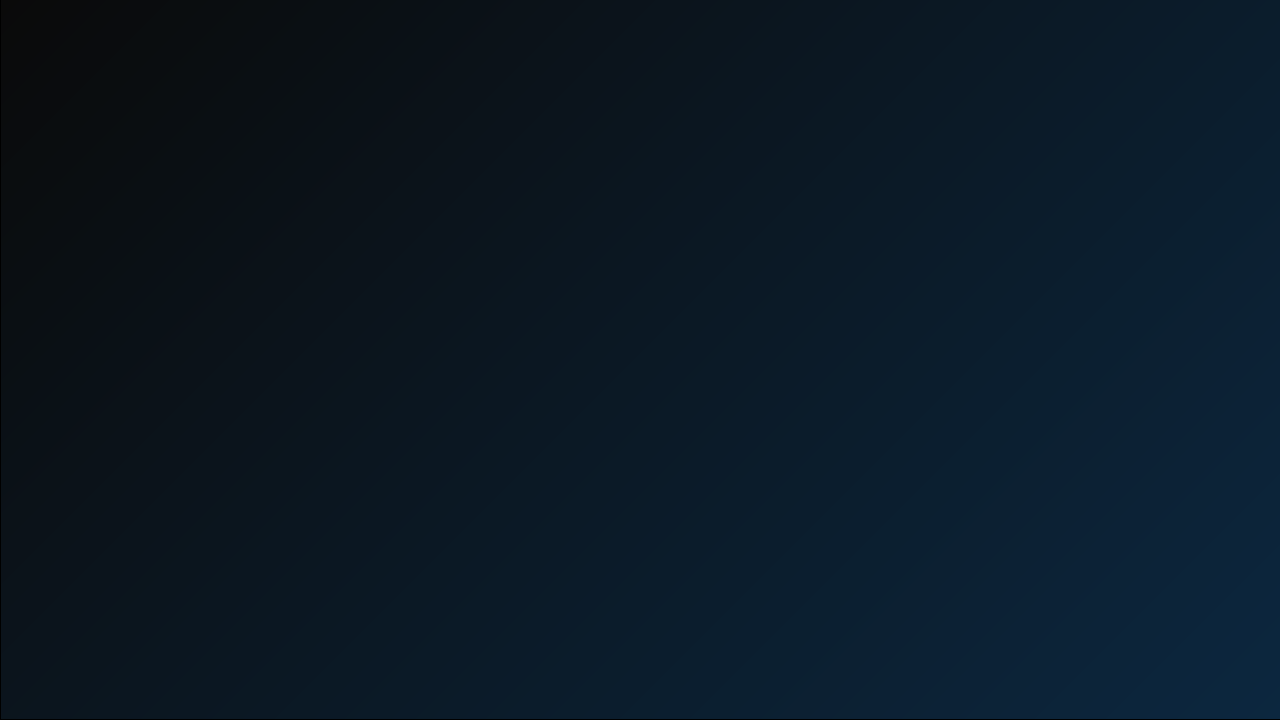
#> input picture python exercises/background.png, 1280 x 720 px
$ python elementos_em_imagens.py   (older library calls are emulated)
#> lines starting #> are read from the running program, lines starting #| are printed output that depends on the picture
from PIL import Image, ImageDraw, ImageFont

# No exemplo abaixo, vamos escrever a mensagem "Hello World" na imagem:

with Image.open("background.png") as imagem:
#> imagem is the input picture: PIL image 1280x720 RGBA; mean R, G, B, A 11, 24.5, 36.5, 255
    draw = ImageDraw.Draw(imagem) # Cria objeto Draw
    fonte = ImageFont.truetype("arial", 80) # Define fonte

    largura_imagem, altura_imagem = imagem.size # Dimensões da imagem
#> largura_imagem = 1280; altura_imagem = 720
    mensagem = "Hello World!" # Mensagem para ser escrita

    draw.text((largura_imagem / 2, altura_imagem / 2), mensagem, font=fonte) # Escreve texto
    imagem.show()
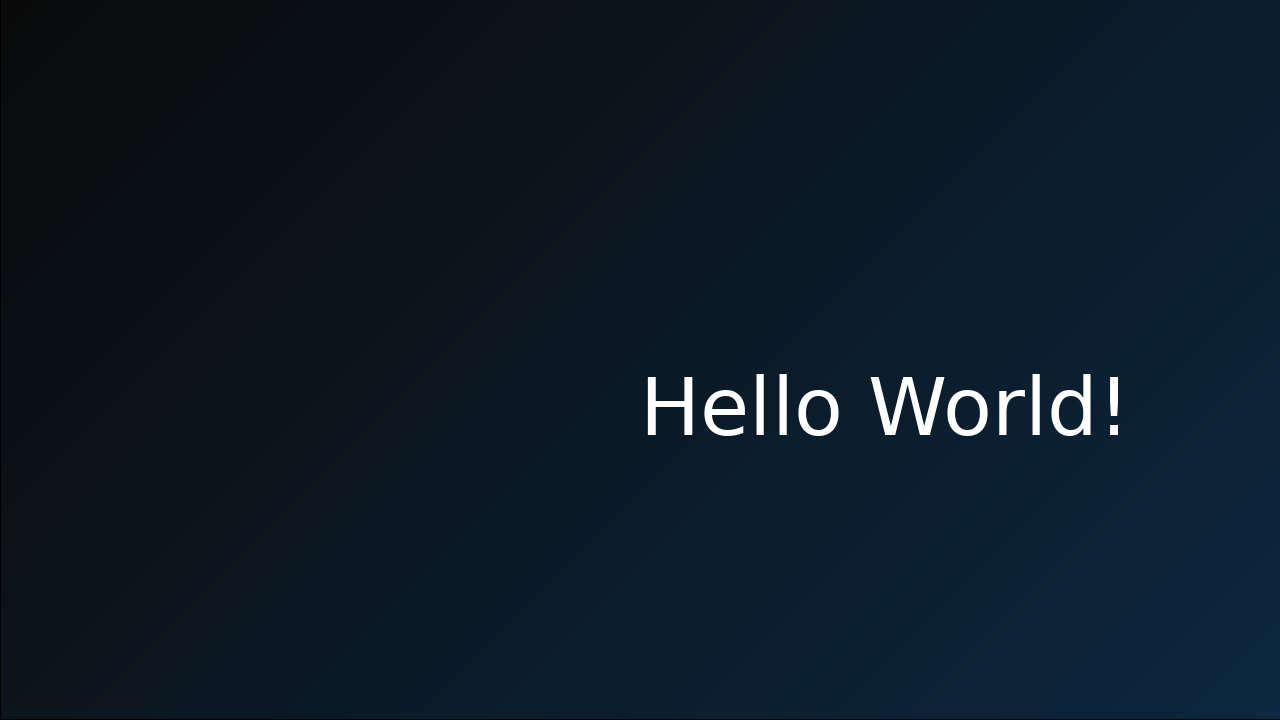
#> shown: PIL image 1280x720 RGBA; mean R, G, B, A 13.2, 26.5, 38.4, 255
    '''
        Na linha 1, é criado uma instância de Draw. Diferente dos exemplos anteriores, seus métodos
        não irão criar uma nova imagem, e sim modificar a imagem enviada por parâmetro.

        Na linha 2, definimos a fonte que será utilizada. A função truetype é usada para carregar fontes
        do formato TTF (True Type Font) ou OTF (Open Type Fonts), e recebe como parâmetros a fonte e o tamanho.
        Estaremos utilizando uma fonte já padrão, a arial, mas podemos baixar uma e enviar seu caminho nesse parâmetro.

        Nas linhas 4 e 5 armazenamos as dimensões da imagem e a mensagem a ser exibida.

        Em seguida, utilizamos o método text para adicionar um texto na imagem. Como parâmetros,
        ele recebe uma tupla indicando a largura e a altura que a mensagem deve ser escrita (colocamos tais dados
        divididos por 2 para centralizarmos o texto), a mensagem, e a fonte.
    '''

#Podemos obter as dimensões do texto com o método textsize, que recebe como parâmetros a mensagem e a fonte,
#  e calcula a largura e altura do campo de texto. Com isso, só precisamos realizar algumas operações matemáticas:

with Image.open("background.png") as imagem:
    draw = ImageDraw.Draw(imagem) # Cria objeto Draw
    fonte = ImageFont.truetype("arial", 80) # Define fonte

    mensagem = "Hello World!" # Mensagem que será exibida

    largura_imagem, altura_imagem = imagem.size # Dimensões da imagem
    # Dimensões do texto que será escrito
    largura_texto, altura_texto = draw.textsize(mensagem, font=fonte)
#> largura_texto = 490; altura_texto = 76

    # Define onde será escrito o texto
    largura_escrita = (largura_imagem - largura_texto) / 2
#> largura_escrita = 395
    altura_escrita = (altura_imagem - altura_texto) / 2
#> altura_escrita = 322

    # Escreve o texto
    draw.text((largura_escrita, altura_escrita), mensagem, font=fonte)
    imagem.show()
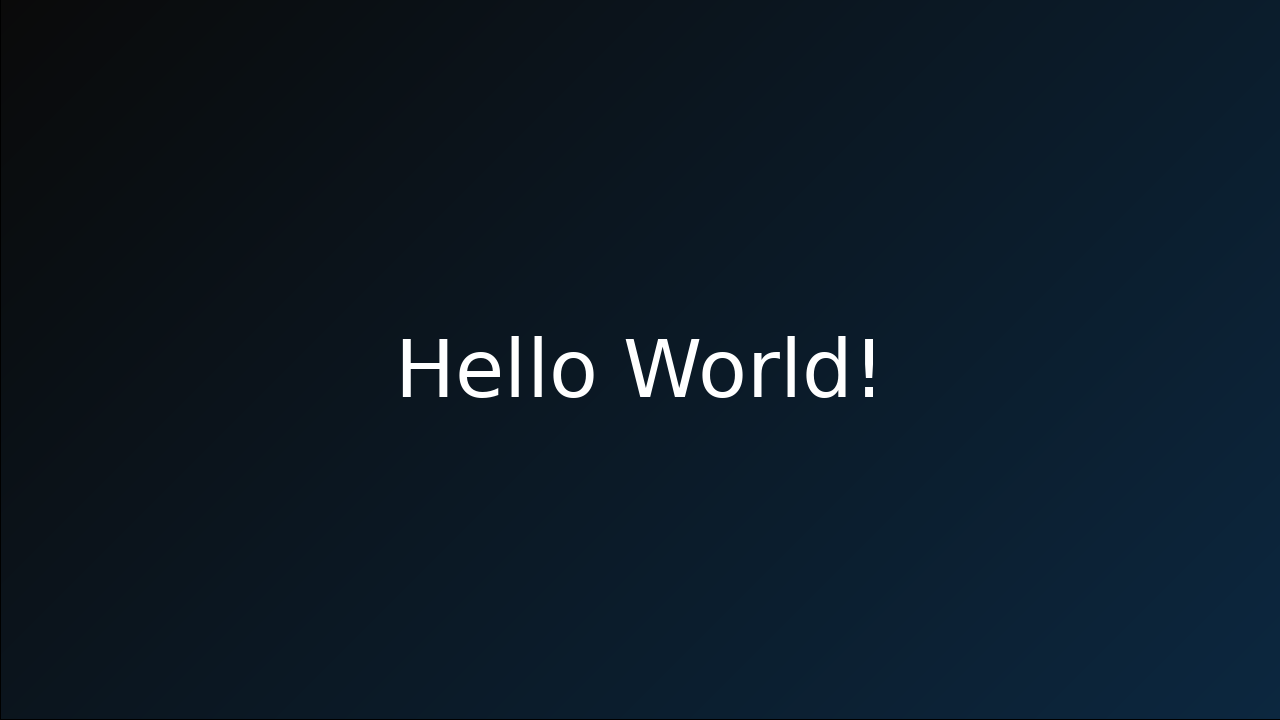
#> shown: PIL image 1280x720 RGBA; mean R, G, B, A 13.2, 26.6, 38.5, 255

# Para salvarmos uma imagem, utilizamos o método save, enviando o caminho do arquivo:

'''imagem.save("nova_imagem.png")'''
